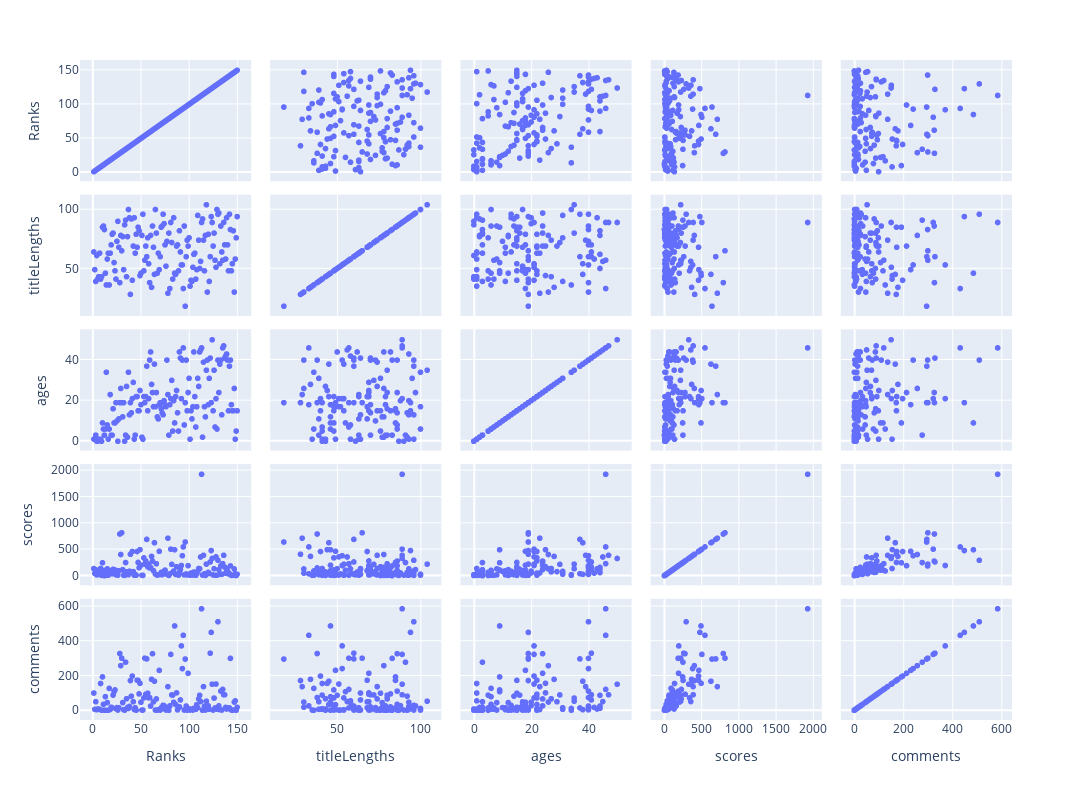

Here is the notebook cell this chart was saved with:
### Code cell
import plotly.express as px
scatterData = df.loc[:,['Ranks', 'titleLengths', 'ages', 'scores', 'comments']]
fig = px.scatter_matrix(scatterData, dimensions=['Ranks', 'titleLengths', 'ages', 'scores', 'comments'])
fig.update_layout(height=800, width=1200)
fig.show()

### Figure 1 — Plotly figure (JSON) as saved in the notebook; plotly's stock layout.template omitted (floating-point values rounded to 4 significant figures; data arrays with more than 128 entries replaced by an {"elided": "..."} marker saying what was removed)
{"data": [{"dimensions": [{"axis": {"matches": true}, "label": "Ranks", "values": {"elided": "150 int values"}}, {"axis": {"matches": true}, "label": "titleLengths", "values": {"elided": "150 int values"}}, {"axis": {"matches": true}, "label": "ages", "values": {"elided": "150 int values"}}, {"axis": {"matches": true}, "label": "scores", "values": {"elided": "150 int values"}}, {"axis": {"matches": true}, "label": "comments", "values": {"elided": "150 int values"}}], "hovertemplate": "%{xaxis.title.text}=%{x}<br>%{yaxis.title.text}=%{y}<extra></extra>", "legendgroup": "", "marker": {"color": "#636efa", "symbol": "circle"}, "name": "", "showlegend": false, "type": "splom"}], "layout": {"dragmode": "select", "height": 800, "legend": {"tracegroupgap": 0}, "margin": {"t": 60}, "width": 1200}}
